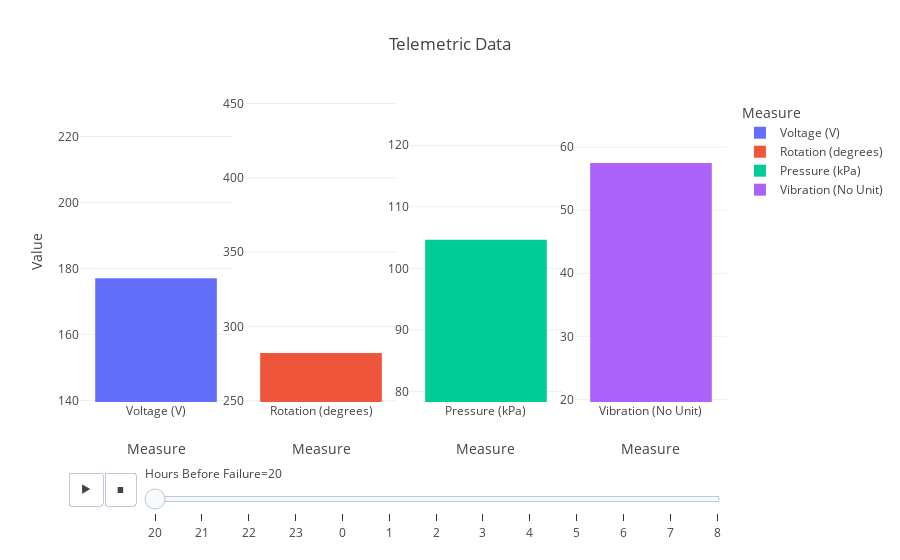

Source (notebook cell):
### Code cell
fig = px.bar(melted, x="Measure", y="Value", color="Measure",
             # color_discrete_map=color_discrete_map,
             color_discrete_sequence=px.colors.qualitative.Plotly,
             animation_group="Measure",
             animation_frame="Hours Before Failure",
             facet_col="Measure",
             title="Telemetric Data")
             #range_y=[y_min, y_max])
fig.update_yaxes(matches=None, showticklabels=True)
for l in limits:
    fig.layout[l].update(range=limits[l])

fig.for_each_annotation(lambda a: a.update(text=""))
fig.update_xaxes(matches=None)
fig.show()

### Figure 1 — Plotly figure (JSON) as saved in the notebook; plotly's stock layout.template omitted (floating-point values rounded to 4 significant figures)
{"data": [{"alignmentgroup": "True", "hovertemplate": "Measure=%{x}<br>Hours Before Failure=20<br>Value=%{y}<extra></extra>", "ids": ["Voltage (V)"], "legendgroup": "Voltage (V)", "marker": {"color": "#636EFA", "pattern": {"shape": ""}}, "name": "Voltage (V)", "offsetgroup": "Voltage (V)", "orientation": "v", "showlegend": true, "textposition": "auto", "type": "bar", "x": ["Voltage (V)"], "xaxis": "x", "y": [177.0], "yaxis": "y"}, {"alignmentgroup": "True", "hovertemplate": "Measure=%{x}<br>Hours Before Failure=20<br>Value=%{y}<extra></extra>", "ids": ["Rotation (degrees)"], "legendgroup": "Rotation (degrees)", "marker": {"color": "#EF553B", "pattern": {"shape": ""}}, "name": "Rotation (degrees)", "offsetgroup": "Rotation (degrees)", "orientation": "v", "showlegend": true, "textposition": "auto", "type": "bar", "x": ["Rotation (degrees)"], "xaxis": "x2", "y": [282.2], "yaxis": "y2"}, {"alignmentgroup": "True", "hovertemplate": "Measure=%{x}<br>Hours Before Failure=20<br>Value=%{y}<extra></extra>", "ids": ["Pressure (kPa)"], "legendgroup": "Pressure (kPa)", "marker": {"color": "#00CC96", "pattern": {"shape": ""}}, "name": "Pressure (kPa)", "offsetgroup": "Pressure (kPa)", "orientation": "v", "showlegend": true, "textposition": "auto", "type": "bar", "x": ["Pressure (kPa)"], "xaxis": "x3", "y": [104.6], "yaxis": "y3"}, {"alignmentgroup": "True", "hovertemplate": "Measure=%{x}<br>Hours Before Failure=20<br>Value=%{y}<extra></extra>", "ids": ["Vibration (No Unit)"], "legendgroup": "Vibration (No Unit)", "marker": {"color": "#AB63FA", "pattern": {"shape": ""}}, "name": "Vibration (No Unit)", "offsetgroup": "Vibration (No Unit)", "orientation": "v", "showlegend": true, "textposition": "auto", "type": "bar", "x": ["Vibration (No Unit)"], "xaxis": "x4", "y": [57.5], "yaxis": "y4"}], "layout": {"annotations": [{"font": {}, "showarrow": false, "text": "", "x": 0.1175, "xanchor": "center", "xref": "paper", "y": 1, "yanchor": "bottom", "yref": "paper"}, {"font": {}, "showarrow": false, "text": "", "x": 0.3725, "xanchor": "center", "xref": "paper", "y": 1, "yanchor": "bottom", "yref": "paper"}, {"font": {}, "showarrow": false, "text": "", "x": 0.6275, "xanchor": "center", "xref": "paper", "y": 1, "yanchor": "bottom", "yref": "paper"}, {"font": {}, "showarrow": false, "text": "", "x": 0.8825, "xanchor": "center", "xref": "paper", "y": 1, "yanchor": "bottom", "yref": "paper"}], "barmode": "relative", "legend": {"title": {"text": "Measure"}, "tracegroupgap": 0}, "sliders": [{"active": 0, "currentvalue": {"prefix": "Hours Before Failure="}, "len": 0.9, "pad": {"b": 10, "t": 60}, "steps": [{"args": [["20"], {"frame": {"duration": 0, "redraw": true}, "fromcurrent": true, "mode": "immediate", "transition": {"duration": 0, "easing": "linear"}}], "label": "20", "method": "animate"}, {"args": [["21"], {"frame": {"duration": 0, "redraw": true}, "fromcurrent": true, "mode": "immediate", "transition": {"duration": 0, "easing": "linear"}}], "label": "21", "method": "animate"}, {"args": [["22"], {"frame": {"duration": 0, "redraw": true}, "fromcurrent": true, "mode": "immediate", "transition": {"duration": 0, "easing": "linear"}}], "label": "22", "method": "animate"}, {"args": [["23"], {"frame": {"duration": 0, "redraw": true}, "fromcurrent": true, "mode": "immediate", "transition": {"duration": 0, "easing": "linear"}}], "label": "23", "method": "animate"}, {"args": [["0"], {"frame": {"duration": 0, "redraw": true}, "fromcurrent": true, "mode": "immediate", "transition": {"duration": 0, "easing": "linear"}}], "label": "0", "method": "animate"}, {"args": [["1"], {"frame": {"duration": 0, "redraw": true}, "fromcurrent": true, "mode": "immediate", "transition": {"duration": 0, "easing": "linear"}}], "label": "1", "method": "animate"}, {"args": [["2"], {"frame": {"duration": 0, "redraw": true}, "fromcurrent": true, "mode": "immediate", "transition": {"duration": 0, "easing": "linear"}}], "label": "2", "method": "animate"}, {"args": [["3"], {"frame": {"duration": 0, "redraw": true}, "fromcurrent": true, "mode": "immediate", "transition": {"duration": 0, "easing": "linear"}}], "label": "3", "method": "animate"}, {"args": [["4"], {"frame": {"duration": 0, "redraw": true}, "fromcurrent": true, "mode": "immediate", "transition": {"duration": 0, "easing": "linear"}}], "label": "4", "method": "animate"}, {"args": [["5"], {"frame": {"duration": 0, "redraw": true}, "fromcurrent": true, "mode": "immediate", "transition": {"duration": 0, "easing": "linear"}}], "label": "5", "method": "animate"}, {"args": [["6"], {"frame": {"duration": 0, "redraw": true}, "fromcurrent": true, "mode": "immediate", "transition": {"duration": 0, "easing": "linear"}}], "label": "6", "method": "animate"}, {"args": [["7"], {"frame": {"duration": 0, "redraw": true}, "fromcurrent": true, "mode": "immediate", "transition": {"duration": 0, "easing": "linear"}}], "label": "7", "method": "animate"}, {"args": [["8"], {"frame": {"duration": 0, "redraw": true}, "fromcurrent": true, "mode": "immediate", "transition": {"duration": 0, "easing": "linear"}}], "label": "8", "method": "animate"}], "x": 0.1, "xanchor": "left", "y": 0, "yanchor": "top"}], "title": {"text": "Telemetric Data"}, "updatemenus": [{"buttons": [{"args": [null, {"frame": {"duration": 500, "redraw": true}, "fromcurrent": true, "mode": "immediate", "transition": {"duration": 500, "easing": "linear"}}], "label": "&#9654;", "method": "animate"}, {"args": [[null], {"frame": {"duration": 0, "redraw": true}, "fromcurrent": true, "mode": "immediate", "transition": {"duration": 0, "easing": "linear"}}], "label": "&#9724;", "method": "animate"}], "direction": "left", "pad": {"r": 10, "t": 70}, "showactive": false, "type": "buttons", "x": 0.1, "xanchor": "right", "y": 0, "yanchor": "top"}], "xaxis": {"anchor": "y", "categoryarray": ["Voltage (V)", "Rotation (degrees)", "Pressure (kPa)", "Vibration (No Unit)"], "categoryorder": "array", "domain": [0, 0.235], "title": {"text": "Measure"}}, "xaxis2": {"anchor": "y2", "categoryarray": ["Voltage (V)", "Rotation (degrees)", "Pressure (kPa)", "Vibration (No Unit)"], "categoryorder": "array", "domain": [0.255, 0.49], "title": {"text": "Measure"}}, "xaxis3": {"anchor": "y3", "categoryarray": ["Voltage (V)", "Rotation (degrees)", "Pressure (kPa)", "Vibration (No Unit)"], "categoryorder": "array", "domain": [0.51, 0.745], "title": {"text": "Measure"}}, "xaxis4": {"anchor": "y4", "categoryarray": ["Voltage (V)", "Rotation (degrees)", "Pressure (kPa)", "Vibration (No Unit)"], "categoryorder": "array", "domain": [0.765, 1.0], "title": {"text": "Measure"}}, "yaxis": {"anchor": "x", "domain": [0, 1], "range": [139.5, 231.1], "showticklabels": true, "title": {"text": "Value"}}, "yaxis2": {"anchor": "x2", "domain": [0, 1], "range": [249.2, 452.4], "showticklabels": true}, "yaxis3": {"anchor": "x3", "domain": [0, 1], "range": [78.28, 127.4], "showticklabels": true}, "yaxis4": {"anchor": "x4", "domain": [0, 1], "range": [19.57, 67.5], "showticklabels": true}}}
